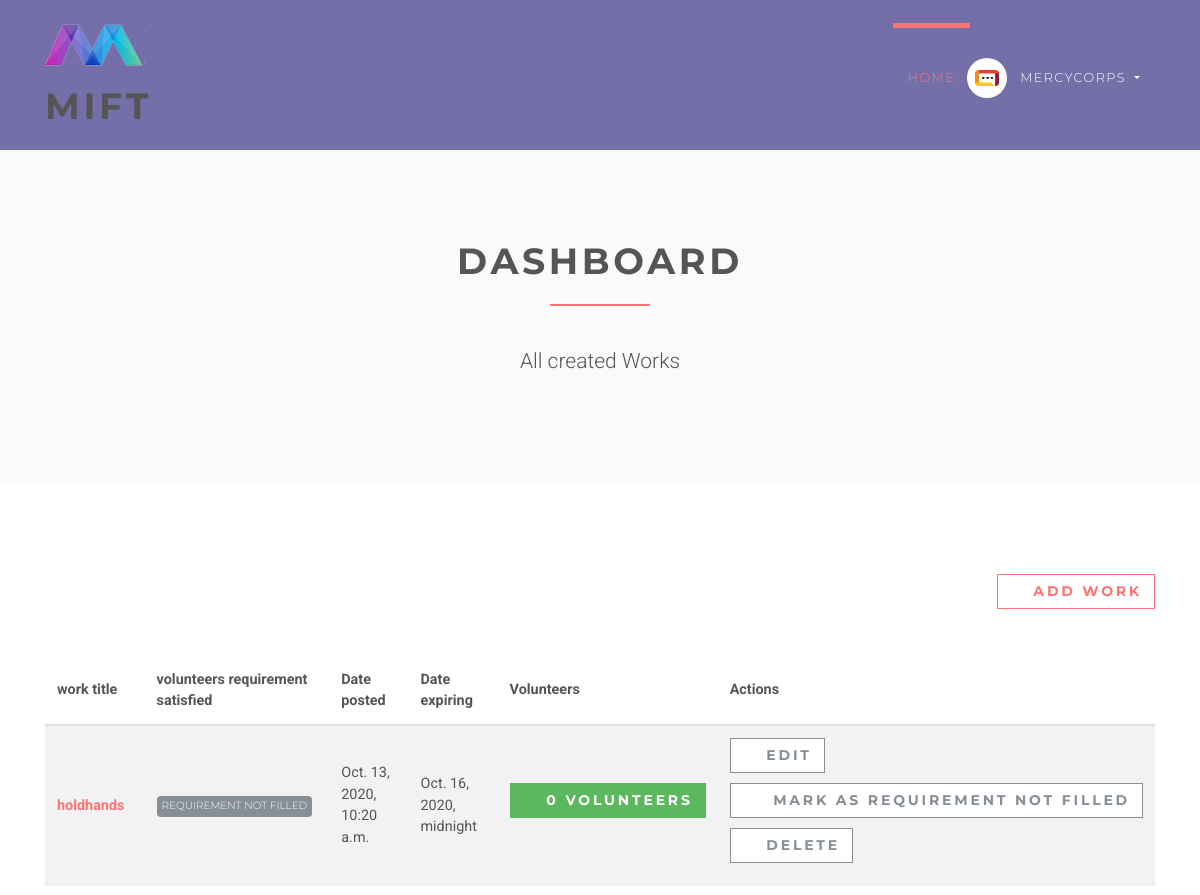
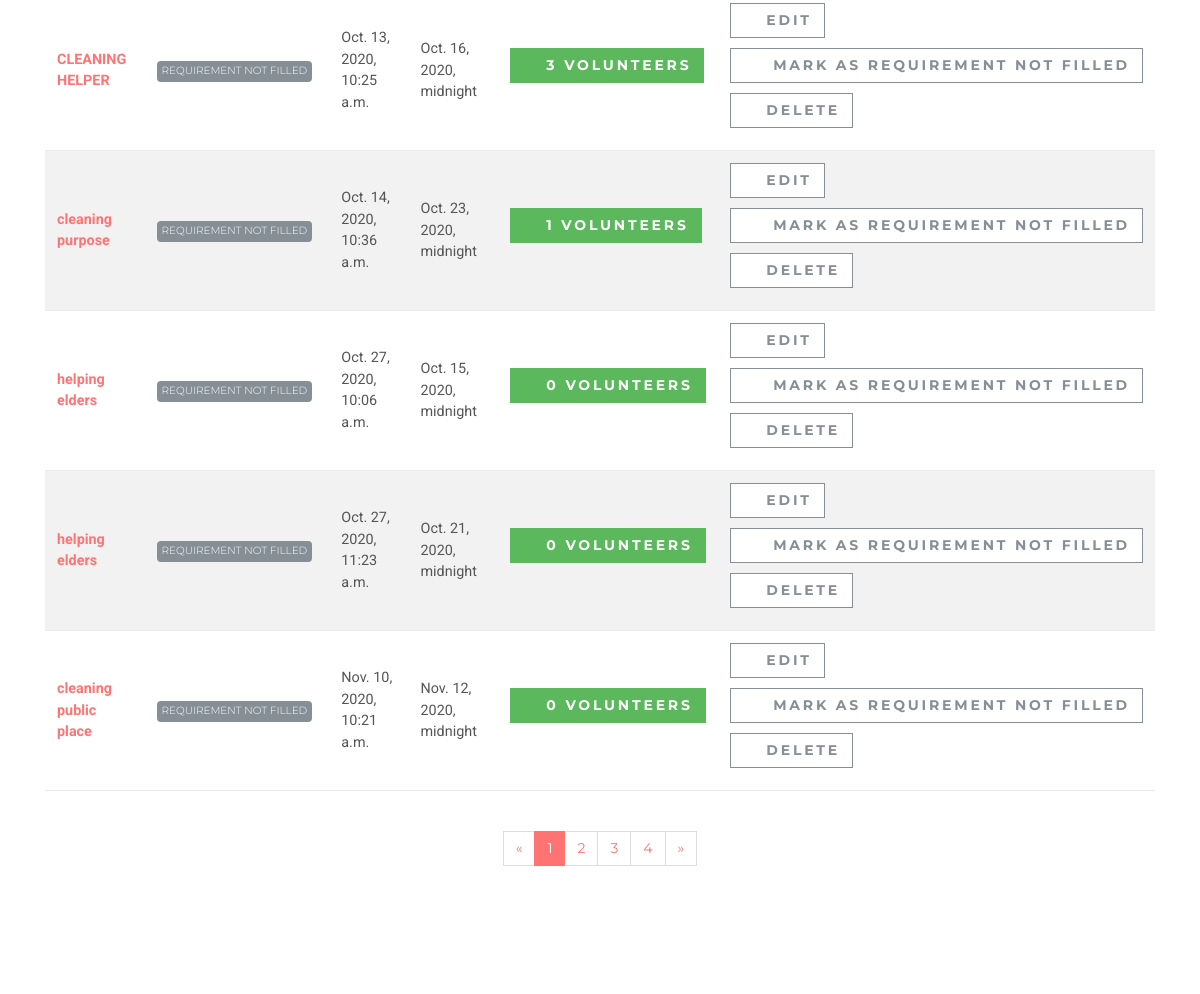
/ngo/dashboard/ (signed in, upper part), run on an earlier commit of the app's database (2 pictures, top to bottom).
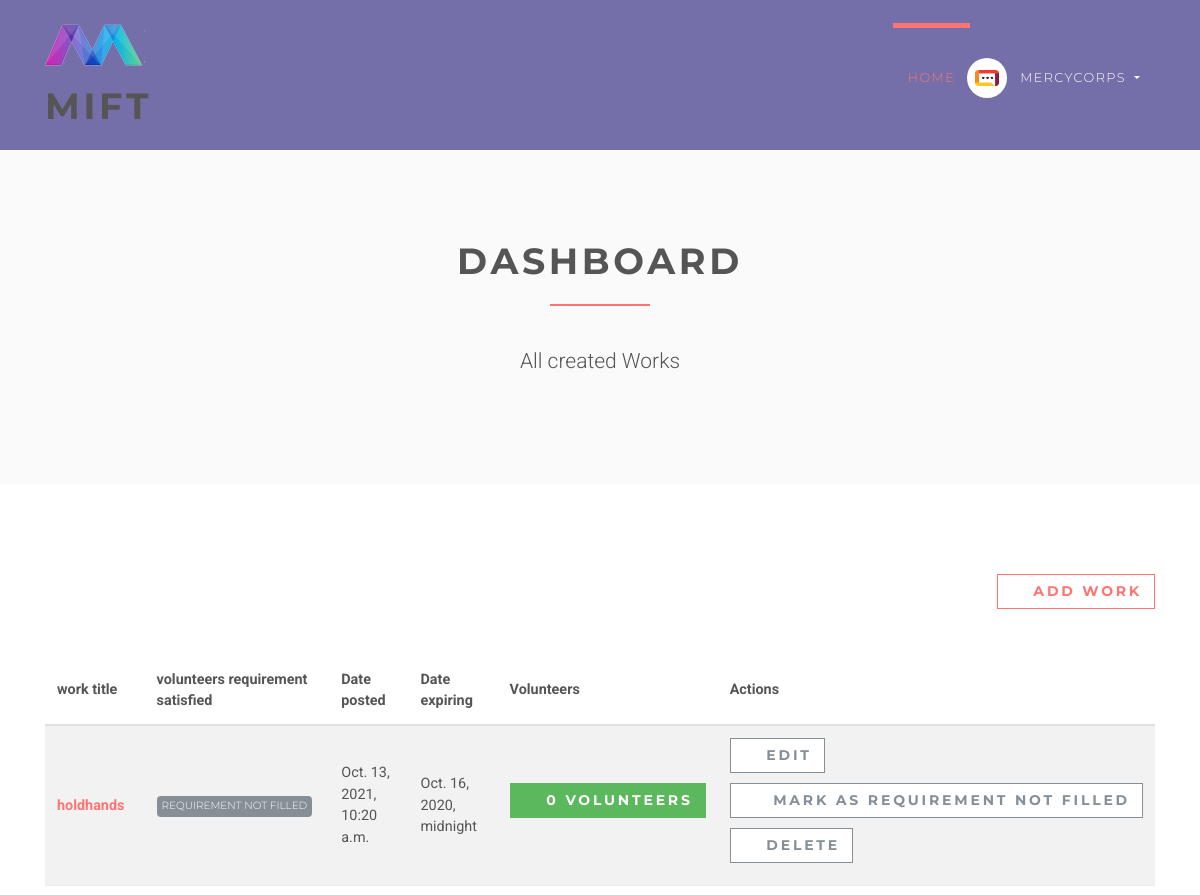
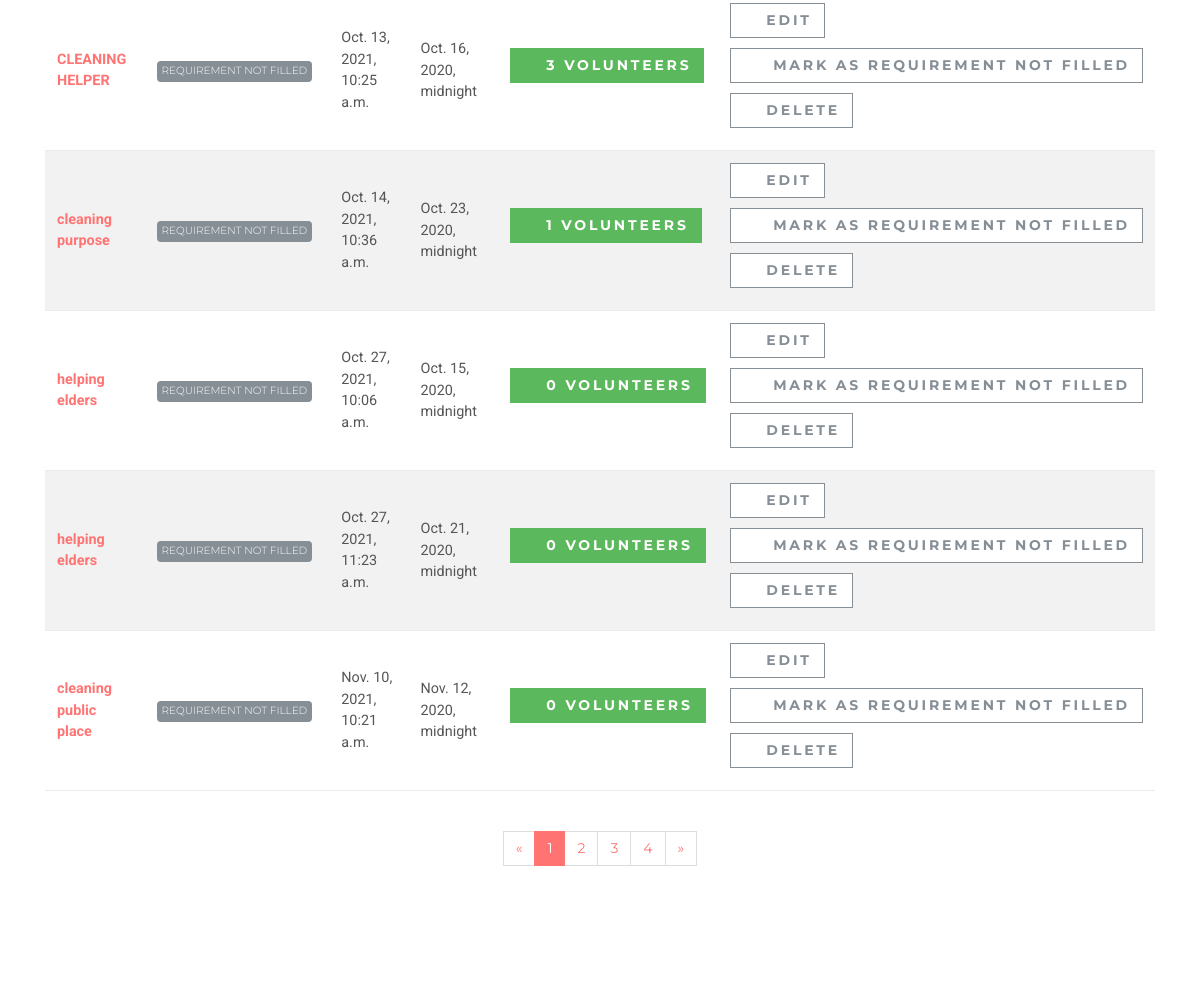
And on a later commit of the database (2 pictures, top to bottom).
### accounts/models.py (models this page shows, shortened)
class User(AbstractUser):
    username = None
    role = models.CharField(max_length=12, error_messages={
        'required': "Role must be provided"
    })
    gender = models.CharField(max_length=10, blank=True, null=True, default="")
    email = models.EmailField(unique=True, blank=False,
                              error_messages={
                                  'unique': "A user with that email already exists.",
                              })
    account_no=models.PositiveIntegerField(null=True,blank=True)
    ifsc=models.TextField(max_length=15)
    account_holder_name = models.CharField(max_length=25)
    address = models.TextField(max_length=50)
    phone_regex = RegexValidator(regex=r'^\+?1?\d{8,10}$',
                                 message="Phone number must be entered in the format: '+999999999'. Up to 10 digits allowed.")
    phno = models.CharField(validators=[phone_regex], max_length=17, blank=True)  # validators should be a list
    USERNAME_FIELD = "email"
    REQUIRED_FIELDS = []
    objects = UserManager()

### jobsapp/models.py (models this page shows, shortened)
class Job(models.Model):
    user = models.ForeignKey(User, on_delete=models.CASCADE)
    title = models.CharField(max_length=300)
    description = models.TextField()
    location = models.CharField(max_length=150)
    type = models.CharField(choices=JOB_TYPE, max_length=10)
    last_date = models.DateTimeField()
    company_name = models.CharField(max_length=100)
    company_description = models.CharField(max_length=300)
    website = models.CharField(max_length=100, default="",blank=True)
    created_at = models.DateTimeField(default=timezone.now)
    filled = models.BooleanField(default=False)
    phone_number= models.PositiveIntegerField(blank=True,null=True)

### jobsapp/views/ngo.py (the view)
# urls.py: path('', DashboardView.as_view(), name='ngo-dashboard'),
class DashboardView(ListView):
    model = Job
    template_name = 'jobs/ngo/dashboard.html'
    context_object_name = 'jobs'
    @method_decorator(login_required(login_url=reverse_lazy('accounts:login')))
    def dispatch(self, request, *args, **kwargs):
        return super().dispatch(self.request, *args, **kwargs)
    def get_queryset(self):
        return self.model.objects.filter(user_id=self.request.user.id)

### templates/jobs/ngo/dashboard.html (shortened to what this page needs)
{% extends 'base.html' %}
{% load static %}
{% block content %}
    <section class="bg-light-gray">
        <div class="container">
            <div class="row">
                <div class="col-lg-8 mx-auto">
                    <h1 class="heading">Dashboard</h1>
                    <p class="lead text-center">All created Works</p>
                </div>
            </div>
        </div>
    </section>
    <section>
        <div class="container">
            <div class="row">
                <div class="col-lg-12 text-right mb-5">
                    <a href="{% url 'jobs:ngo-jobs-create' %}" class="btn btn-outline-white-primary">
                        <i class="fa fa-plus"></i>Add Work
                    </a>
                </div>
                <div class="col-lg-12">
                    <div class="table-responsive">
                        <table class="table table-striped table-hover table-client-dashboard">
                            <thead>
                            <tr>
                                <th>work title</th>
                                <th>volunteers requirement satisfied</th>
                                <th>Date posted</th>
                                <th>Date expiring</th>
                                <th>Volunteers</th>
                                <th>Actions</th>
                            </tr>
                            </thead>
                            <tbody>
                            {% for job in jobs %}
                                <tr>
                                    <th><a href="{% url 'jobs:jobs-detail' job.id %}">{{ job.title }}</a>
                                    </th>
                                    <td>
                                        {% if job.filled %}
                                            <span class="badge badge-success">Requirement Filled</span>
                                        {% else %}
                                            <span class="badge badge-secondary">Requirement Not Filled</span>
                                        {% endif %}
                                    </td>
                                    <td>{{ job.created_at }}</td>
                                    <td>{{ job.last_date }}</td>
                                    <td>
                                        <a href="{% url 'jobs:ngo-dashboard-applicants' job.id %}"
                                           class="btn btn-success">
                                            <i class="fa fa-users"></i>{{ job.applicants.count }}
                                            <span class="hidden-xs hidden-sm">Volunteers</span>
                                        </a>
                                    </td>
                                    <td>
                                        <a href="{% url 'jobs:jobs-update' job.id %}" class="btn btn-outline-white-secondary">
                                            <i class="fa fa-edit"></i>Edit
                                        </a>
                                        <br>
                                        {% if job.filled %}
                                            <a href="{% url 'jobs:job-mark-filled' job.id %}"
                                               class="btn btn-outline-white-secondary">
                                                <i class="fa fa-check-circle-o"></i>
                                                <span class="hidden-xs hidden-sm">Requirement Filled</span>
                                            </a><br>
                                        {% else %}
                                            <a href="{% url 'jobs:job-mark-filled' job.id %}"
                                               class="btn btn-outline-white-secondary">
                                                <i class="fa fa-check-circle-o"></i>
                                                <span class="hidden-xs hidden-sm">Mark as </span>Requirement Not filled
                                            </a><br>
                                        {% endif %}
                                        <a href="{% url 'jobs:jobs-delete' job.id %}" class="btn btn-outline-white-secondary">
                                            <i class="fa fa-times-circle-o"></i>Delete
                                        </a>
                                    </td>
                                </tr>
                            {% endfor %}
                            </tbody>
                        </table>
                    </div>
                    <div class="pages">
                        <nav aria-label="Page navigation example" class="d-flex justify-content-center mt-4 mb-4">
                            <ul class="pagination">
                                <li class="page-item"><a href="#" aria-label="Previous" class="page-link"><span
                                        aria-hidden="true">«</span><span class="sr-only">Previous</span></a></li>
                                <li class="page-item active"><a href="#" class="page-link">1</a></li>
                                <li class="page-item"><a href="#" class="page-link">2</a></li>
                                <li class="page-item"><a href="#" class="page-link">3</a></li>
                                <li class="page-item"><a href="#" class="page-link">4</a></li>
                                <li class="page-item"><a href="#" aria-label="Next" class="page-link"><span
                                        aria-hidden="true">»</span><span class="sr-only">Next</span></a></li>
                            </ul>
                        </nav>
                    </div>
                </div>
            </div>
        </div>
    </section>
{% endblock %}

### templates/base.html (shortened to what this page needs)
{% load static %}
<!DOCTYPE html>
<html>
<head>
    <link rel="stylesheet"
          href="{% static 'vendor/bootstrap/css/bootstrap.min.css' %}">
    <link rel="stylesheet"
          href="{% static 'vendor/font-awesome/css/font-awesome.min.css' %}">
    <link rel="stylesheet"
          href="{% static 'vendor/owl.carousel/assets/owl.carousel.css' %}">
    <link rel="stylesheet"
          href="{% static 'vendor/owl.carousel/assets/owl.theme.default.css' %}">
    <link rel="stylesheet" href="{% static 'css/style.default.css' %}"
          id="theme-stylesheet">
    <link rel="stylesheet" href="{% static 'css/custom.css' %}">
</head>
<body>
<header class="header">
    <nav class="navbar navbar-expand-lg">
        <div class="container">
            <a href="/" class="navbar-brand">
                <img src="{% static 'img/logo-small.png' %}" alt="logo" class="d-none d-lg-block"><h1>MIFT</h1>
            </a>
            <div id="navbarSupportedContent" class="collapse navbar-collapse">
                <ul class="navbar-nav ml-auto">
                    <li class="nav-item active">
                        <a href="/" class="nav-link">Home <span class="sr-only">(current)</span></a>
                    </li>
                    {% if request.user.is_authenticated and request.user.role == 'ngo' %}
                        <li class="nav-item dropdown">
                            <a id="clientZone" href="#" data-toggle="dropdown"
                               aria-haspopup="true" aria-expanded="false"
                               class="nav-link dropdown-toggle has-img mb-3 mb-lg-0 mt-3 mt-lg-0">
                                <div class="client-menu-image">
                                    <div class="inner">
                                        <img src="{% static 'img/company-1.png' %}"
                                             alt="company image"
                                             class="img-fluid">
                                    </div>
                                </div>
                                {% if request.user.role == 'user' %}
                                    {{ request.user.first_name }} {{ request.user.last_name }}
                                {% else %}
                                    {{ request.user.first_name }}
                                {% endif %}
                            </a>
                        </li>
                    {% endif %}
                </ul>
            </div>
        </div>
    </nav>
</header>
<div>
    {% block content %} {% endblock %}
</div>
</body>
</html>

### static/css/style.default.css (style rules this page uses)
html { height:100% }
body { height:100% }
header { z-index:1000 }
section { position:relative;padding-top:90px;padding-bottom:90px }
.heading { text-align:center;margin-bottom:40px }
.heading:after { content:" ";display:block;width:100px;height:2px;margin:20px auto 20px;background:#ff7473 }
a,button { -webkit-transition:all .2s ease-out;transition:all .2s ease-out }
a i.fa,button i.fa { margin:0 5px }
.bg-light-gray { background:#fafafa }
.pages { text-align:center }
.badge { text-transform:uppercase;font-weight:300;font-family:"Montserrat",Helvetica,Arial,sans-serif;font-size:0.65rem;padding:5px }
.table { font-size:0.9rem }
.table td,.table th { border-top:none;border-bottom:1px solid #e9ecef }
.header { width:100% }
.navbar { text-transform:uppercase;letter-spacing:0.1em;background:#746EA9;padding-top:0 !important;padding-bottom:0 !important }
.navbar a { font-family:"Montserrat",Helvetica,Arial,sans-serif }
.navbar ul.navbar-nav>li>a:not(.navbar-btn) { color:#fff;font-weight:300;font-family:"Montserrat",Helvetica,Arial,sans-serif;font-size:0.8rem }
@media (min-width: 992px) { .navbar ul.navbar-nav>li>a:not(.navbar-btn) { border-top:5px solid transparent;padding:40px 15px !important;color:#fff;font-weight:300 } }
@media (min-width: 992px) { .navbar ul.navbar-nav>li.active>a,.navbar ul.navbar-nav>li.show>a { text-decoration:none !important;border-top-color:#ff7473;color:#ff7473 } }
#clientZone.has-img { position:relative;padding-left:50px !important;border-color:transparent !important }
.client-menu-image { display:inline-block;width:40px;height:40px;line-height:50px;-ms-flex-line-pack:center;align-content:center;border-radius:50%;background:#fff;position:absolute;top:50%;left:-3px;-webkit-transform:translateY(-50%);transform:translateY(-50%) }
.client-menu-image .inner { width:100%;height:100%;display:-webkit-box;display:-ms-flexbox;display:flex;-webkit-box-align:center;-ms-flex-align:center;align-items:center;-webkit-box-pack:center;-ms-flex-pack:center;justify-content:center }
.client-menu-image img { width:60% }
.table-client-dashboard th,.table-client-dashboard td { vertical-align:middle !important }
.table-client-dashboard .btn { margin-bottom:10px }
.navbar { padding:.5rem 1rem }
.navbar-brand { display:inline-block;padding-top:.33594rem;padding-bottom:.33594rem;margin-right:1rem;font-size:1.09375rem }
.btn { font-weight:700;font-family:"Montserrat",Helvetica,Arial,sans-serif;border:1px solid transparent;text-transform:uppercase;letter-spacing:0.2em;padding:.375rem .75rem;font-size:.875rem;line-height:1.5;border-radius:0;-webkit-transition:background-color 0.15s ease-in-out,border-color 0.15s ease-in-out,-webkit-box-shadow 0.15s ease-in-out;transition:background-color 0.15s ease-in-out,border-color 0.15s ease-in-out,-webkit-box-shadow 0.15s ease-in-out;transition:background-color 0.15s ease-in-out,border-color 0.15s ease-in-out,box-shadow 0.15s ease-in-out;transition:background-color 0.15s ease-in-out,border-color 0.15s ease-in-out,box-shadow 0.15s ease-in-out,-webkit-box-shadow 0.15s ease-in-out }
.btn-success { color:color-yiq(#5cb85c);background-color:#5cb85c;border-color:#5cb85c }
.btn-outline-white-primary { color:#ff7473;background-color:#fff;background-image:none;border-color:#ff7473 }
.btn-outline-white-secondary { color:#868e96;background-color:#fff;background-image:none;border-color:#868e96 }
body { font-family:"Roboto",Helvetica,Arial,sans-serif;font-size:.875rem;font-weight:400;line-height:1.5;color:#555;background-color:#fff }
a { color:#ff7473;text-decoration:none }
h1,h2,h3,h4,h5,h6,.h1,.h2,.h3,.h4,.box-simple h3,.box-image .name h3,.box-image-text .top .name h3,.box-image-text .top .name h4,.h5,.h6 { margin-bottom:1rem;font-family:"Montserrat",Helvetica,Arial,sans-serif;font-weight:700;line-height:1.2;color:#555;text-transform:uppercase;letter-spacing:0.1em }
h1,.h1 { font-size:2.275rem }
.lead { font-size:1.3125rem;font-weight:300 }
.page-item:first-child .page-link { border-top-left-radius:0rem;border-bottom-left-radius:0rem }
.page-item:last-child .page-link { border-top-right-radius:0rem;border-bottom-right-radius:0rem }
.page-item.active .page-link { color:#fff;background-color:#ff7473;border-color:#ff7473 }
.page-link { padding:.5rem .75rem;line-height:1.25;color:#ff7473;background-color:#fff;border:1px solid #ddd;font-family:"Montserrat",Helvetica,Arial,sans-serif }
.badge-secondary { color:color-yiq(#868e96);background-color:#868e96 }

### static/css/custom.css (style rules this page uses)
.mb-5, .my-5 { margin-bottom: 3rem !important; }

What changed in the data, as far as the page shows it:
changed Job "holdhands": created_at "Oct. 13, 2020, 10:20 a.m." → "Oct. 13, 2021, 10:20 a.m."
changed Job "CLEANING HELPER": created_at "Oct. 13, 2020, 10:25 a.m." → "Oct. 13, 2021, 10:25 a.m."
changed Job "cleaning purpose": created_at "Oct. 14, 2020, 10:36 a.m." → "Oct. 14, 2021, 10:36 a.m."
changed Job: created_at "Oct. 27, 2020, 10:06 a.m." → "Oct. 27, 2021, 10:06 a.m."
changed Job: created_at "Oct. 27, 2020, 11:23 a.m." → "Oct. 27, 2021, 11:23 a.m."
changed Job "cleaning public place": created_at "Nov. 10, 2020, 10:21 a.m." → "Nov. 10, 2021, 10:21 a.m."
